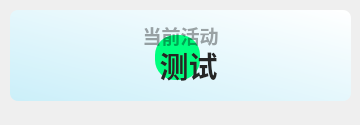
<?xml version="1.0" encoding="UTF-8"?>
<ui version="4.0">
 <class>Theme</class>
 <widget class="QWidget" name="Form">
  <property name="geometry">
   <rect>
    <x>0</x>
    <y>0</y>
    <width>360</width>
    <height>125</height>
   </rect>
  </property>
  <property name="minimumSize">
   <size>
    <width>0</width>
    <height>100</height>
   </size>
  </property>
  <property name="maximumSize">
   <size>
    <width>16777215</width>
    <height>65536</height>
   </size>
  </property>
  <property name="windowTitle">
   <string>当前活动</string>
  </property>
  <widget class="QPushButton" name="subject">
   <property name="geometry">
    <rect>
     <x>10</x>
     <y>40</y>
     <width>341</width>
     <height>51</height>
    </rect>
   </property>
   <property name="font">
    <font>
     <family>Microsoft YaHei UI</family>
     <pointsize>22</pointsize>
     <weight>75</weight>
     <bold>true</bold>
    </font>
   </property>
   <property name="styleSheet">
    <string notr="true">border: none;
color: rgba(37, 37, 37, 255);
font-weight: bold;</string>
   </property>
   <property name="text">
    <string>  测试</string>
   </property>
   <property name="icon">
    <iconset>
     <normaloff>:/svg/img/subject/it.svg</normaloff>:/svg/img/subject/it.svg</iconset>
   </property>
   <property name="iconSize">
    <size>
     <width>36</width>
     <height>26</height>
    </size>
   </property>
  </widget>
  <widget class="QLabel" name="blurEffect">
   <property name="geometry">
    <rect>
     <x>155</x>
     <y>35</y>
     <width>45</width>
     <height>45</height>
    </rect>
   </property>
   <property name="styleSheet">
    <string notr="true">background-color: rgb(0, 255, 127);
border-radius:20px</string>
   </property>
   <property name="text">
    <string/>
   </property>
  </widget>
  <widget class="QLabel" name="sub_title">
   <property name="geometry">
    <rect>
     <x>30</x>
     <y>0</y>
     <width>301</width>
     <height>71</height>
    </rect>
   </property>
   <property name="font">
    <font>
     <family>Microsoft YaHei UI</family>
     <pointsize>14</pointsize>
     <weight>75</weight>
     <bold>true</bold>
    </font>
   </property>
   <property name="styleSheet">
    <string notr="true">color: rgba(0, 0, 0, 90);
font-weight: bold;</string>
   </property>
   <property name="text">
    <string>当前活动</string>
   </property>
   <property name="textFormat">
    <enum>Qt::PlainText</enum>
   </property>
   <property name="alignment">
    <set>Qt::AlignCenter</set>
   </property>
  </widget>
  <widget class="QLabel" name="backgnd">
   <property name="geometry">
    <rect>
     <x>10</x>
     <y>10</y>
     <width>341</width>
     <height>91</height>
    </rect>
   </property>
   <property name="styleSheet">
    <string notr="true">background-color: qlineargradient(spread:pad, x1:0, y1:1, x2:1, y2:0, stop:0 rgba(203, 239, 249, 255), stop:1 rgba(255, 255, 255, 255));
border-radius: 8px</string>
   </property>
   <property name="text">
    <string/>
   </property>
  </widget>
  <widget class="QLabel" name="img">
   <property name="geometry">
    <rect>
     <x>30</x>
     <y>10</y>
     <width>91</width>
     <height>91</height>
    </rect>
   </property>
   <property name="styleSheet">
    <string notr="true"/>
   </property>
   <property name="pixmap">
    <pixmap>img/1.png</pixmap>
   </property>
   <property name="scaledContents">
    <bool>true</bool>
   </property>
  </widget>
  <zorder>backgnd</zorder>
  <zorder>img</zorder>
  <zorder>blurEffect</zorder>
  <zorder>sub_title</zorder>
  <zorder>subject</zorder>
 </widget>
 <resources/>
 <connections/>
</ui>
